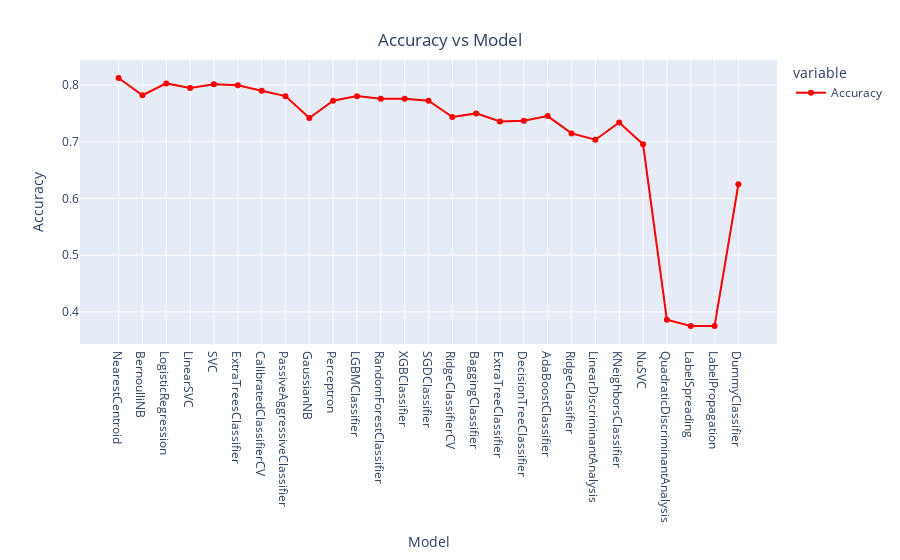

Notebook source saved alongside this figure:
### Markdown cell above
### Result visualizations

### Code cell
import plotly.express as px

line = px.line(data_frame= model ,y =["Accuracy"] , markers = True)
line.update_xaxes(title="Model",
                rangeslider_visible = False)
line.update_yaxes(title = "Accuracy")
line.update_traces(line_color="red")
line.update_layout(showlegend = True,
    title = {
        'text': 'Accuracy vs Model',
        'y':0.94,
        'x':0.5,
        'xanchor': 'center',
        'yanchor': 'top'})

line.show()

### Figure 1 — Plotly figure (JSON) as saved in the notebook; plotly's stock layout.template omitted (floating-point values rounded to 4 significant figures)
{"data": [{"hovertemplate": "variable=Accuracy<br>Model=%{x}<br>value=%{y}<extra></extra>", "legendgroup": "Accuracy", "line": {"color": "red", "dash": "solid"}, "marker": {"symbol": "circle"}, "mode": "lines+markers", "name": "Accuracy", "orientation": "v", "showlegend": true, "type": "scatter", "x": ["NearestCentroid", "BernoulliNB", "LogisticRegression", "LinearSVC", "SVC", "ExtraTreesClassifier", "CalibratedClassifierCV", "PassiveAggressiveClassifier", "GaussianNB", "Perceptron", "LGBMClassifier", "RandomForestClassifier", "XGBClassifier", "SGDClassifier", "RidgeClassifierCV", "BaggingClassifier", "ExtraTreeClassifier", "DecisionTreeClassifier", "AdaBoostClassifier", "RidgeClassifier", "LinearDiscriminantAnalysis", "KNeighborsClassifier", "NuSVC", "QuadraticDiscriminantAnalysis", "LabelSpreading", "LabelPropagation", "DummyClassifier"], "xaxis": "x", "y": [0.8125, 0.7821, 0.8029, 0.7949, 0.8013, 0.7997, 0.7901, 0.7804, 0.742, 0.7724, 0.7804, 0.7756, 0.7756, 0.7724, 0.7436, 0.75, 0.7356, 0.7372, 0.7452, 0.7147, 0.7035, 0.734, 0.6955, 0.3862, 0.375, 0.375, 0.625], "yaxis": "y"}], "layout": {"legend": {"title": {"text": "variable"}, "tracegroupgap": 0}, "margin": {"t": 60}, "showlegend": true, "title": {"text": "Accuracy vs Model", "x": 0.5, "xanchor": "center", "y": 0.94, "yanchor": "top"}, "xaxis": {"anchor": "y", "domain": [0, 1], "rangeslider": {"visible": false}, "title": {"text": "Model"}}, "yaxis": {"anchor": "x", "domain": [0, 1], "title": {"text": "Accuracy"}}}}
